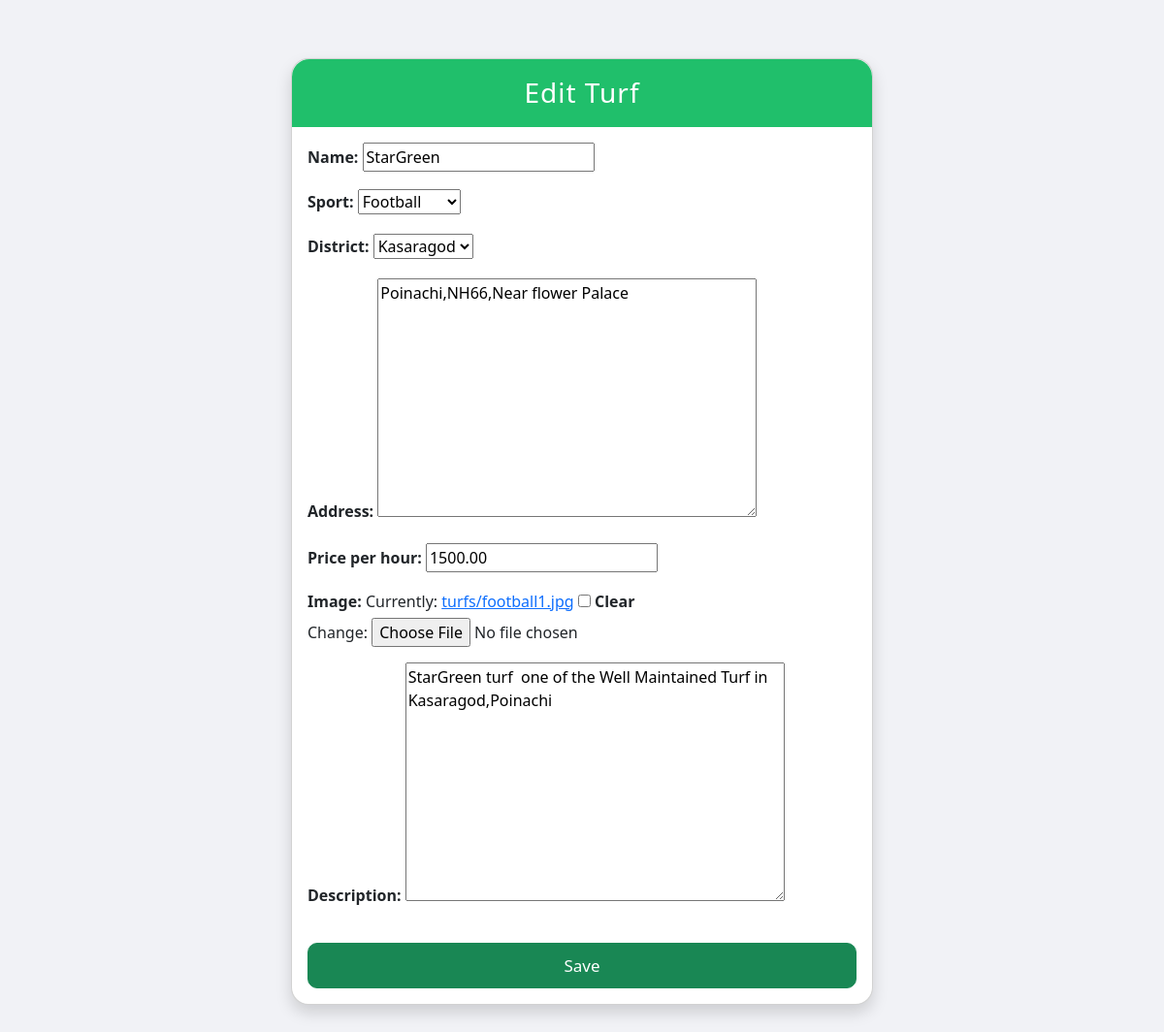
The app's page /admin-panel/turfs/edit/1/ (signed in) with its own data.
### app1/models.py (models this page shows, shortened)
class Turf(models.Model):
    name = models.CharField(max_length=150)
    sport = models.CharField(max_length=30, choices=SPORT_CHOICES)
    district = models.CharField(max_length=50, choices=DISTRICT_CHOICES)
    address = models.TextField(blank=True)
    price_per_hour = models.DecimalField(max_digits=8, decimal_places=2)
    image = models.ImageField(upload_to='turfs/', blank=True, null=True)
    description = models.TextField(blank=True)

### adminapp/views.py (the view, shortened to what this page needs)
# urls.py: path("turfs/edit/<int:pk>/", views.TurfEditView.as_view(), name="admin_turf_edit"),
class TurfEditView(StaffRequiredMixin, View):
    template_name = "adminapp/turf_form.html"
    def get(self, request, pk):
        turf = get_object_or_404(Turf, pk=pk)
        return render(request, self.template_name, {"form": TurfForm(instance=turf)})

### adminapp/forms.py
class TurfForm(forms.ModelForm):
    class Meta:
        model = Turf
        fields = "__all__"

### adminapp/views.py (called while the page is built)
    def test_func(self):
        return self.request.user.is_staff

### adminapp/templates/adminapp/turf_form.html (shortened to what this page needs)
<!DOCTYPE html>
<html lang="en">
<head>
    <link href="https://cdn.jsdelivr.net/npm/bootstrap@5.3.0/dist/css/bootstrap.min.css" rel="stylesheet">
</head>
<body>
<div class="card shadow turf-card">
    <div class="turf-header">
        <h3>{{ form.instance.pk|yesno:"Edit Turf,Add Turf" }}</h3>
    </div>
    <div class="card-body">
        <form method="post" enctype="multipart/form-data">
            {{ form.as_p }}
            <button class="btn btn-success mt-3">Save</button>
        </form>
    </div>
</div>
</body>
</html>

### adminapp/templates/adminapp/turf_form.html (style rules this page uses)
body { background: #f1f2f6; }
.turf-card { max-width: 600px; margin: 60px auto; border-radius: 18px; }
.turf-header { background: #20bf6b; padding: 18px; border-radius: 18px 18px 0 0; }
.turf-header h3 { margin: 0; color: white; text-align: center; letter-spacing: 1px; }
.btn-success { width: 100%; padding: 10px; font-size: 17px; border-radius: 10px; }
label { font-weight: 600; margin-bottom: 5px; }

### records on screen
Turf: instance.pk "Edit Turf", name "StarGreen", sport "Football", district "Kasaragod", address "Poinachi,NH66,Near flower Palace", price_per_hour "1500.00", description "StarGreen turf one of the Well Maintained Turf in Kasaragod,Poinachi"
